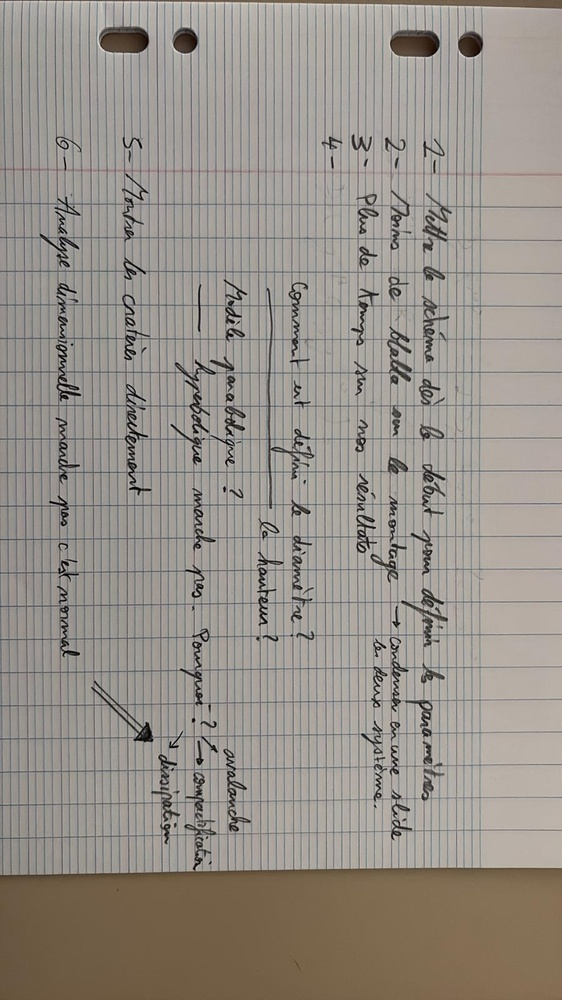
#> input picture WhatsApp Image 2025-04-10 at 16.41.49.jpeg, 562 x 1000 px, shrunk from 900 x 1600 before the run
$ python -i Bb_tools_img.py   (imports and definitions only)
#> lines starting #> are read from the running program, lines starting #| are printed output that depends on the picture; after the words box and inside, x2 and y2 are one past the last pixel; in counts of white or black regions, pixels touching at a corner belong together
import numpy as np
import A_utilit as utilit
import cv2

threshold_bin = 0.5  # seuil pour le binarisation de l'image


# [93 lines left out: functions boundaries, boundaries_Hyperbolic, XLINE, XBASELINE, not called in this run]


def redfilter(frame):
    '''
    Takes an RGB image
    '''
    # ! filter red
    hsv = cv2.cvtColor(frame, cv2.COLOR_RGB2HSV)
#> hsv: shape (1000, 562, 3); mean H, S, V 22.4, 26.3, 151.2

    # Définir les plages de couleurs pour le rouge
    # Note : Le rouge peut être présent dans deux plages dans l'espace HSV
    lower_red1 = np.array([0, 50, 50])
    upper_red1 = np.array([10, 255, 255])

    lower_red2 = np.array([165, 45, 50])
    upper_red2 = np.array([180, 255, 255])

    # Créer un masque pour chaque plage de rouge
    mask1 = cv2.inRange(hsv, lower_red1, upper_red1)
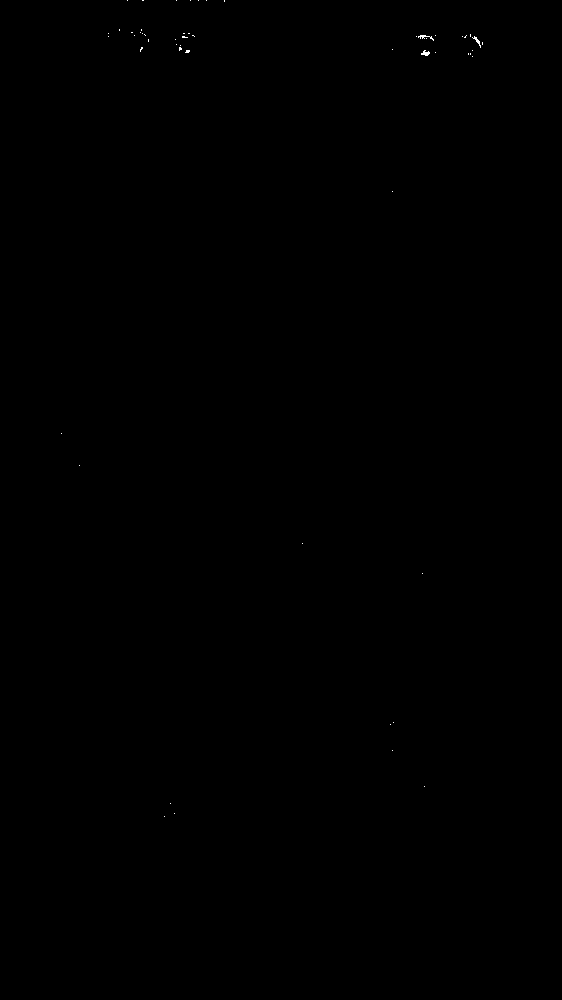
#> mask1: shape (1000, 562); 0.04% white in thin lines or dots, all inside (x1, y1, x2, y2) = (61, 0, 483, 817)
    mask2 = cv2.inRange(hsv, lower_red2, upper_red2)
#> mask2: shape (1000, 562); 0% white in thin lines or dots, all inside (x1, y1, x2, y2) = (191, 34, 474, 172)

    # Combiner les deux masques
    mask = cv2.bitwise_or(mask1, mask2)
    # Appliquer le masque à l'image originale pour extraire les pixels rouges
    return cv2.bitwise_and(frame, frame, mask=mask)

>>> import cv2
>>> picture = cv2.cvtColor(cv2.imread('WhatsApp Image 2025-04-10 at 16.41.49.jpeg'), cv2.COLOR_BGR2RGB)
>>> result = redfilter(picture)
